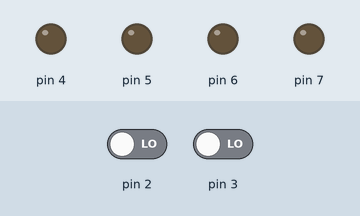
Recording of a sketch running on a simulated Arduino Uno, built with avr-gcc and run on an emulated ATmega328P. On the bench: output pins drawn as LEDs (lit = HIGH). The test bench sets the inputs (shaded band); at power-on: pin 2 LOW, pin 3 LOW.

Above: at 0.8 s.
0.9 s: pin 2 driven HIGH
At 2.1 s:
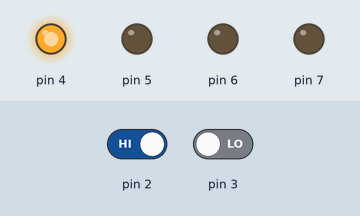
2.4 s: pin 2 driven LOW
At 3.3 s:
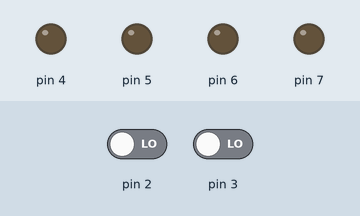
3.9 s: pin 3 driven HIGH
At 4.5 s:
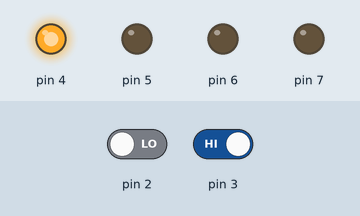
Timing chart, 0 to 6.9 s (numbered marks = the images above; inputs shaded):
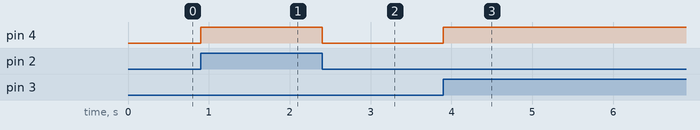

Measured:
- after the input at 0.9 s, pin 4: LOW → HIGH at once
- after the input at 2.4 s, pin 4: HIGH → LOW at once
- after the input at 3.9 s, pin 4: LOW → HIGH at once

The sketch:

Abhishek_Question_2.ino
```cpp
#include <avr/io.h>
#include <util/delay.h>
#define setbit(x,y) (x|=y)
#define checkbit(x,y)((x) & (y))
#define clearbit(x,y)(x&=~y)
#define bitn(p) (0x01<<p)


int main (void)
{
  DDRD = 0xF0;

  while(true){
    if(checkbit(PIND, bitn(2)) || checkbit(PIND, bitn(3))){
      PORTD = 0x10;
    }
    else{
      PORTD = 0x00;
    }
  }
}
```
